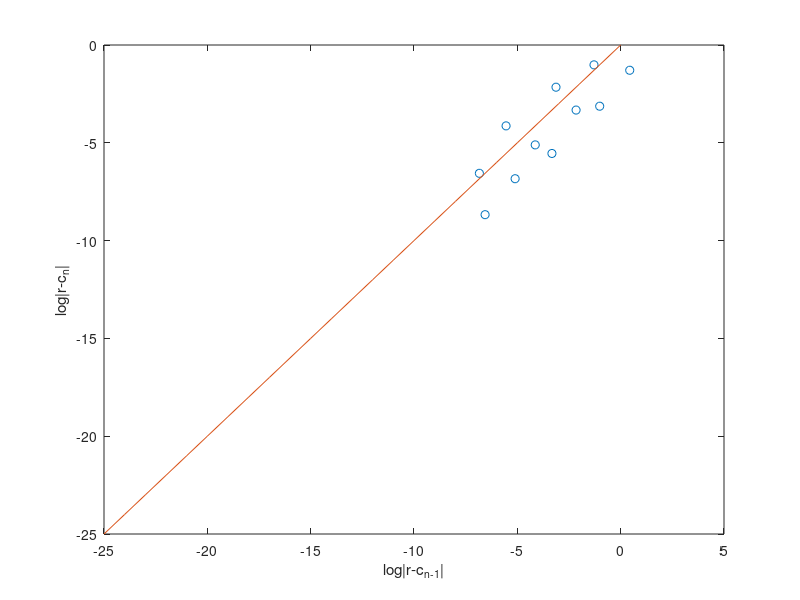

The MATLAB source for this figure:
% Bisection Method
% This is a simple code that performs bisection method and plots the errors
close all
clear all
clc

n = 12;                                             %Number of iterations
a = -2;                                             %Left endpoint
b = 3.1;                                            %Right endpoint
f = @(x) x.^3 - 2.5.*x - 4.011;                     %Function
%Evaluate endpoints
fb = f(b);                                          
fa = f(a);
%True root
r = 2.1;
%Perform bisection method
for i = 1:n
    % find midpoint
    c(i) = 0.5*(b+a);
    fc = f(c(i));
    % check for sign change
    % update endpoints accordingly
    if fc*fa < 0
        fb = fc;
        b = c(i);
    else
        fa = fc;
        a = c(i);
    end
    % calculate error
    myerror(i) = abs(c(i)-r);
    
end
 
% plot the error along a line of slope 1    
plot(log(myerror(1:end-1)),log(myerror(2:end)),'o')
xlabel('log|r-c_{n-1}|')
ylabel('log|r-c_{n}|')
hold on 
plot(log(exp(-25)):1:log(exp(0)),log(exp(-25)):1:log(exp(0)))